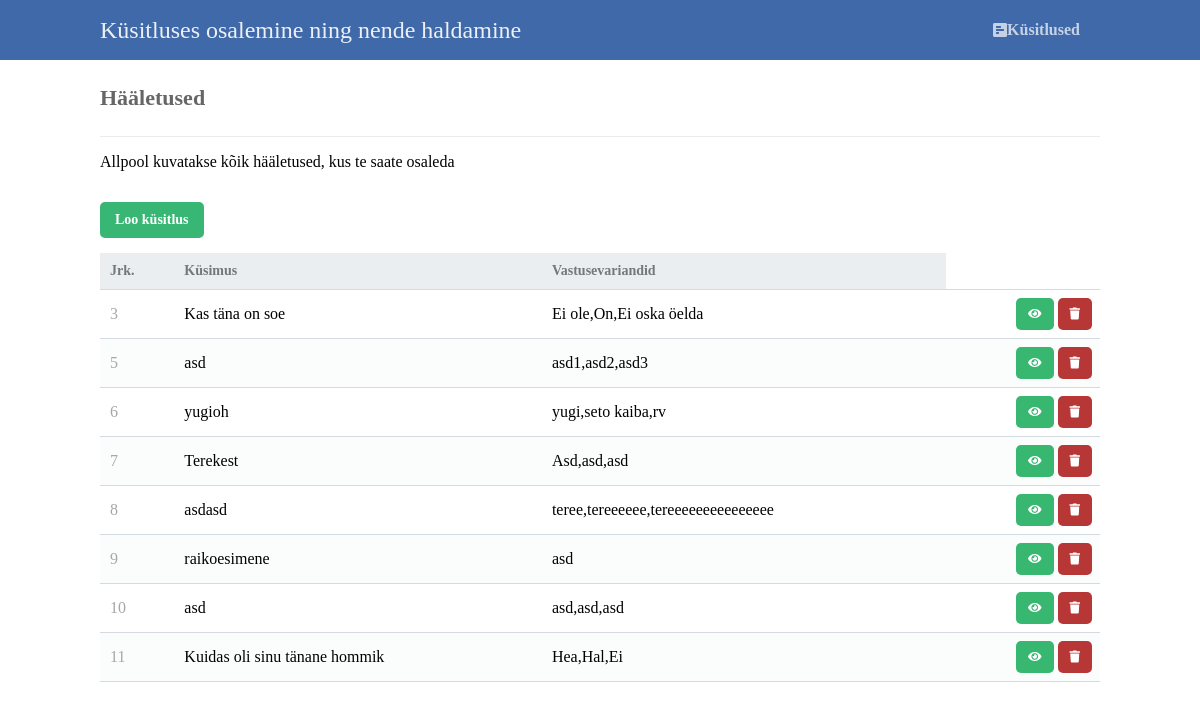
The page / on the database its author committed.
### tables this page shows
CREATE TABLE `polls` (
  `id` int(11) NOT NULL,
  `title` text NOT NULL,
  `description` text NOT NULL
);

### index.php (the view, shortened to what this page needs)
<?php
$pdo = pdo_connect_mysql();
$stmt = $pdo->query('SELECT p.*, GROUP_CONCAT(pa.title ORDER BY pa.id) AS answers FROM polls p LEFT JOIN poll_answers pa ON pa.poll_id = p.id GROUP BY p.id');
$polls = $stmt->fetchAll(PDO::FETCH_ASSOC);
?>
<?php require 'templates/header.php' ?>
<div class="content home">
  <div id="main">
    <h2>Hääletused</h2>
    <p>Allpool kuvatakse kõik hääletused, kus te saate osaleda</p>
    <a href="create.php" class="create-poll">Loo küsitlus</a>
    <table>
      <tbody>
        <thead>
          <tr>
            <td>Jrk.</td>
            <td>Küsimus</td>
            <td>Vastusevariandid</td>
          </tr>
        </thead>
        <tbody>
          <?php foreach($polls as $poll): ?>
            <tr>
              <td><?=$poll['id']?></td>
              <td><?=$poll['title']?></td>
              <td><?=$poll['answers']?></td>
              <td class="actions">
                <a href="vote.php?id=<?=$poll['id']?>" class="view" title="View Poll"><i class="fas fa-eye fa-xs"></i></a>
                <a href="delete.php?id=<?=$poll['id']?>" class="trash" title="Delete Poll"><i class="fas fa-trash fa-xs"></i></a>
              </td>
            </tr>
          <?php endforeach; ?>
        </tbody>
      </tbody>
    </table>
  </div>
</div>

### templates/header.php (shortened to what this page needs)
<!DOCTYPE html>
<html>
  <head>
    <link rel="stylesheet" href="https://use.fontawesome.com/releases/v5.7.1/css/all.css">
  </head>
  <body>
    <nav class="navtop">
      <div>
        <h1>Küsitluses osalemine ning nende haldamine</h1>
        <a href="index.php"><i class="fas fa-poll-h"></i>Küsitlused</a>
      </div>
    </nav>
  </body>
</html>

### templates/header.php (style rules this page uses)
body { background-color: #FFFFFF; margin: 0; }
.navtop { background-color: #3f69a8; height: 60px; width: 100%; border: 0; }
.navtop div { display: flex; margin: 0 auto; width: 1000px; height: 100%; }
.navtop div h1, .navtop div a { display: inline-flex; align-items: center; }
.navtop div h1 { flex: 1; font-size: 24px; padding: 0; margin: 0; color: #ecf0f6; font-weight: normal; }
.navtop div a { padding: 0 20px; text-decoration: none; color: #c5d2e5; font-weight: bold; }

### index.php (style rules this page uses)
#main { padding-left: 100px; padding-right: 100px; }
.content h2 { margin: 0; padding: 25px 0; font-size: 22px; border-bottom: 1px solid #ebebeb; color: #666666; }
.home .create-poll { display: inline-block; text-decoration: none; background-color: #38b673; font-weight: bold; font-size: 14px; border-radius: 5px; color: #FFFFFF; padding: 10px 15px; margin: 15px 0; }
.home table { width: 100%; padding-top: 30px; border-collapse: collapse; }
.home table thead { background-color: #ebeef1; border-bottom: 1px solid #d3dae0; }
.home table thead td { padding: 10px; font-weight: bold; color: #767779; font-size: 14px; }
.home table tbody tr { border-bottom: 1px solid #d3dae0; }
.home table tbody tr:nth-child(even) { background-color: #fbfcfc; }
.home table tbody tr td { padding: 10px; }
.home table tbody tr td:nth-child(1) { color: #a5a7a9; }
.home table tbody tr td.actions { padding: 8px; text-align: right; }
.home table tbody tr td.actions .view, .home table tbody tr td.actions .edit, .home table tbody tr td.actions .trash { display: inline-flex; text-align: right; text-decoration: none; color: #FFFFFF; padding: 10px 12px; border-radius: 5px; }
.home table tbody tr td.actions .trash { background-color: #b73737; }
.home table tbody tr td.actions .view { background-color: #37b770; }

### rows shown on the page
polls: id "3", title "Kas täna on soe", answers "Ei ole,On,Ei oska öelda"
polls: id "5", title "asd", answers "asd1,asd2,asd3"
polls: id "6", title "yugioh", answers "yugi,seto kaiba,rv"
polls: id "7", title "Terekest", answers "Asd,asd,asd"
polls: id "8", title "asdasd", answers "teree,tereeeeee,tereeeeeeeeeeeeeee"
polls: id "9", title "raikoesimene", answers "asd"
polls: id "10", title "asd", answers "asd,asd,asd"
polls: id "11", title "Kuidas oli sinu tänane hommik", answers "Hea,Hal,Ei"
